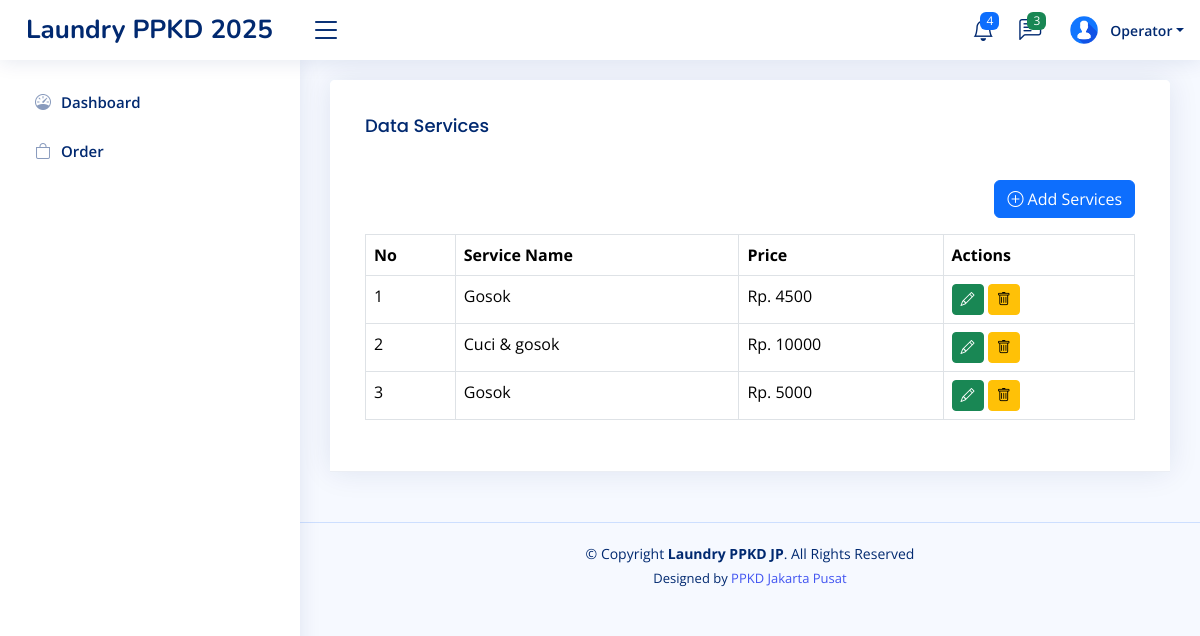
The page /home.php?page=service (signed in) on the database as committed earlier.
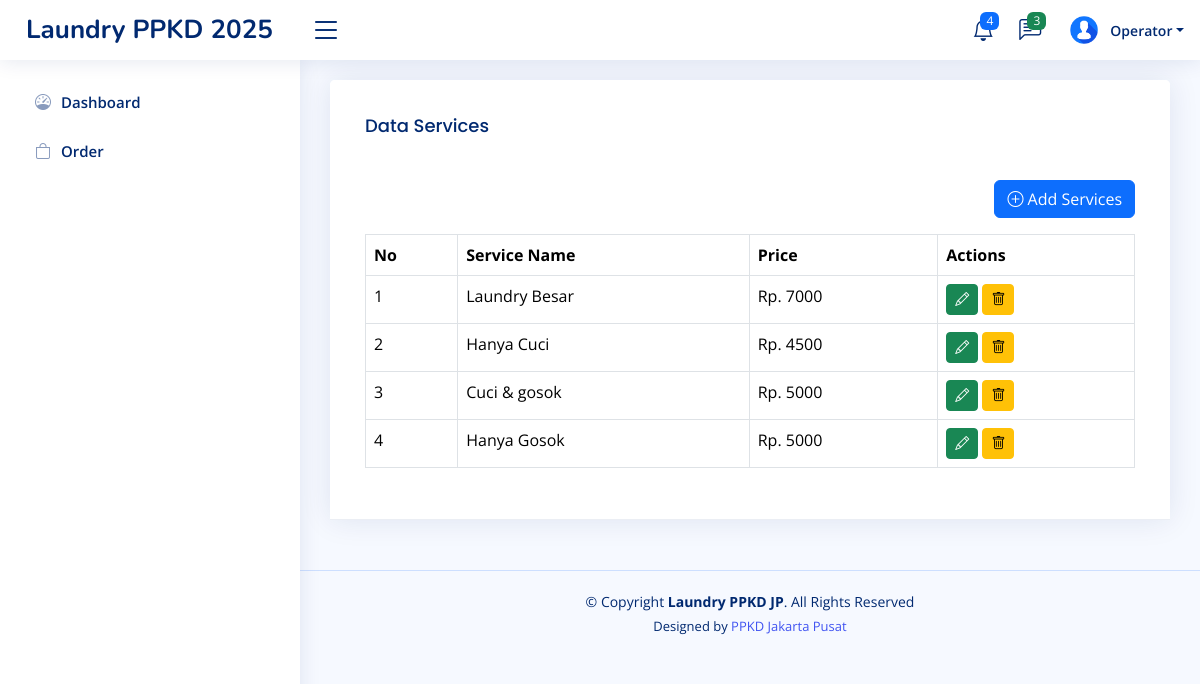
The same page on the database as committed later.
### tables this page shows
CREATE TABLE `level_menus` (
  `id` int(11) NOT NULL,
  `level_id` int(11) NOT NULL,
  `menu_id` int(11) NOT NULL,
  `created_at` timestamp NOT NULL DEFAULT current_timestamp(),
  `updated_at` timestamp NULL DEFAULT NULL ON UPDATE current_timestamp()
);

CREATE TABLE `menus` (
  `id` int(11) NOT NULL,
  `name` varchar(30) NOT NULL,
  `icon` varchar(30) NOT NULL,
  `link` varchar(30) NOT NULL,
  `order` int(11) NOT NULL,
  `created_at` timestamp NOT NULL DEFAULT current_timestamp(),
  `updated_at` timestamp NULL DEFAULT NULL ON UPDATE current_timestamp()
);

CREATE TABLE `services` (
  `id` int(11) NOT NULL,
  `name` varchar(50) NOT NULL,
  `price` int(11) NOT NULL,
  `description` text NOT NULL,
  `created_at` timestamp NOT NULL DEFAULT current_timestamp(),
  `updated_at` timestamp NULL DEFAULT NULL ON UPDATE current_timestamp()
);

### pages/service.php (the view, shortened to what this page needs)
<?php
$q_services = mysqli_query($config, "SELECT  * FROM services ORDER BY id DESC");
$services = mysqli_fetch_all($q_services, MYSQLI_ASSOC);
?>
<!DOCTYPE html>
<html lang="en">
<head>
</head>
<body>
    <div class="row">
        <div class="col-sm-12">
            <div class="card">
                <div class="card-header">
                    <div class="card-body">
                        <h3 class="card-title">Data Services</h3>
                    </div>
                    <div class="card-body">
                        <div class="d-flex mb-3 justify-content-end">
                            <a href="?page=tambah-service" class="btn btn-primary">
                                <i class="bi bi-plus-circle"></i> Add Services
                            </a>
                        </div>
                        <table class="table table-bordered">
                            <tr>
                                <th>No</th>
                                <th>Service Name</th>
                                <th>Price</th>
                                <th>Actions</th>
                            </tr>
                            <?php
                            foreach ($services as $key => $service) {
                            ?>
                                <tr>
                                    <td><?php echo $key + 1 ?></td>
                                    <td><?php echo $service['name'] ?></td>
                                    <td>Rp. <?php echo $service['price'] ?></td>
                                    <td>
                                        <a class="btn btn-success btn-sm"
                                            href="?page=tambah-service&edit=<?= $service['id'] ?>">
                                            <i class="bi bi-pencil"></i>
                                        </a>
                                        <form class="d-inline" action="?page=service&delete=<?= $service['id'] ?>"
                                            method="post" onclick="return confirm('Are you sure you want to delete?')">
                                            <button type="submit" class="btn btn-warning btn-sm">
                                                <i class="bi bi-trash"></i>
                                            </button>
                                        </form>
                                    </td>
                                </tr>
                            <?php
                            }
                            ?>
                        </table>
                    </div>
                </div>
            </div>
        </div>
    </div>
</body>
</html>

### inc/sidebar.php
<?php
$level_id = $_SESSION['LEVEL_ID'] ?? '';
$querylevelMenu = mysqli_query($config, "SELECT * FROM menus JOIN level_menus ON menus.id = level_menus.menu_id WHERE level_id = '$level_id' ORDER BY `order` ASC");
$rowLevelMenus = mysqli_fetch_all($querylevelMenu, MYSQLI_ASSOC);
?>
<aside id="sidebar" class="sidebar">
    <ul class="sidebar-nav" id="sidebar-nav">
        <?php foreach ($rowLevelMenus as $rowLevelMenu): ?>
            <li class="nav-item">
                <a class="nav-link collapsed" href="?page=<?= $rowLevelMenu['link'] ?>">
                    <i class="<?= $rowLevelMenu['icon'] ?>"></i>
                    <span><?= $rowLevelMenu['name'] ?></span>
                </a>
            </li>
        <?php endforeach ?>
</aside>

Rows that differ between the two databases and show on the page:
added services: name "Laundry Besar", price "7000"
changed services: name "Gosok" → "Hanya Cuci"
changed services "Cuci & gosok": price "10000" → "5000"
changed services: name "Gosok" → "Hanya Gosok"
